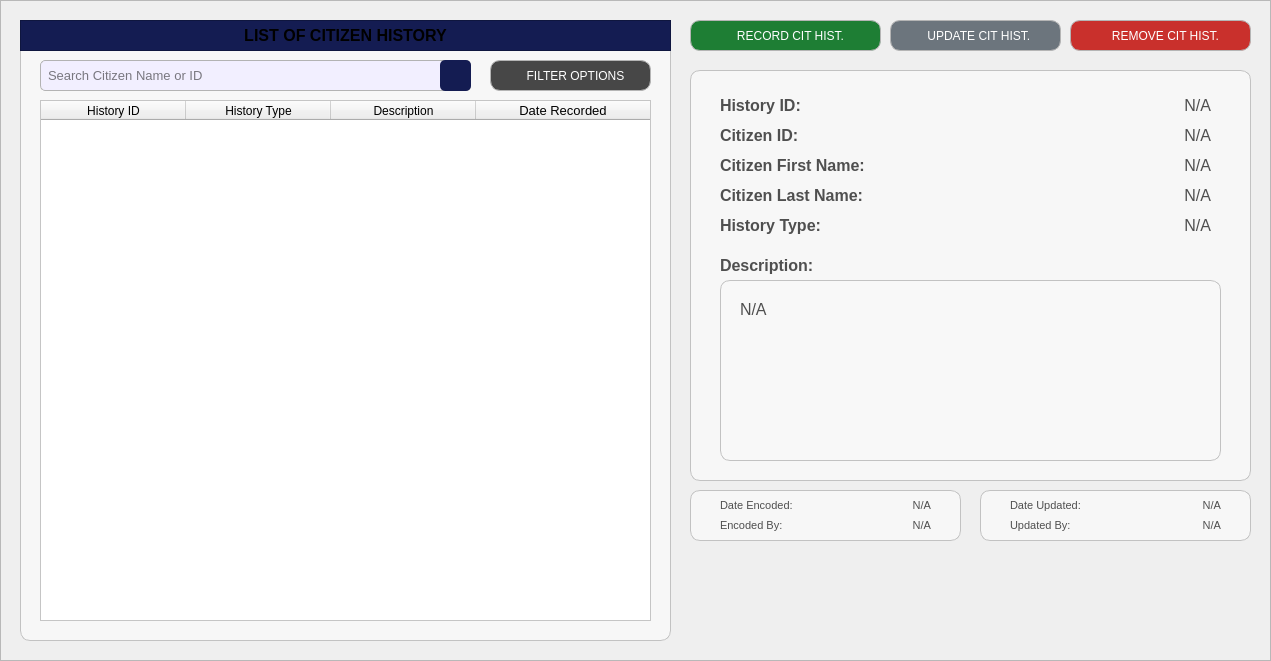
   <widget class="QFrame" name="statistics_frameBody">
    <property name="geometry">
     <rect>
      <x>20</x>
      <y>70</y>
      <width>1271</width>
      <height>661</height>
     </rect>
    </property>
    <property name="font">
     <font>
      <bold>true</bold>
     </font>
    </property>
    <property name="styleSheet">
     <string notr="true">#statistics_frameBody{
	background-color: #f2efff;
}</string>
    </property>
    <property name="frameShape">
     <enum>QFrame::Shape::StyledPanel</enum>
    </property>
    <property name="frameShadow">
     <enum>QFrame::Shadow::Raised</enum>
    </property>
    <widget class="QFrame" name="basePopUpBodyFrame">
     <property name="geometry">
      <rect>
       <x>20</x>
       <y>20</y>
       <width>651</width>
       <height>621</height>
      </rect>
     </property>
     <property name="styleSheet">
      <string notr="true">#basePopUpBodyFrame {
	background-color: rgb(247, 247, 247);
	border: 1px solid rgb(194, 194, 194);
	border-radius: 10px;
}</string>
     </property>
     <property name="frameShape">
      <enum>QFrame::Shape::StyledPanel</enum>
     </property>
     <property name="frameShadow">
      <enum>QFrame::Shadow::Raised</enum>
     </property>
     <widget class="QFrame" name="basePopUpTitleFrame_3">
      <property name="geometry">
       <rect>
        <x>0</x>
        <y>0</y>
        <width>651</width>
        <height>31</height>
       </rect>
      </property>
      <property name="styleSheet">
       <string notr="true">#basePopUpTitleFrame_3 {
	background-color: #141c52;
}</string>
      </property>
      <property name="frameShape">
       <enum>QFrame::Shape::StyledPanel</enum>
      </property>
      <property name="frameShadow">
       <enum>QFrame::Shadow::Raised</enum>
      </property>
      <widget class="QLabel" name="label_title_3">
       <property name="geometry">
        <rect>
         <x>0</x>
         <y>0</y>
         <width>651</width>
         <height>31</height>
        </rect>
       </property>
       <property name="font">
        <font>
         <family>Arial</family>
         <pointsize>12</pointsize>
         <bold>true</bold>
        </font>
       </property>
       <property name="styleSheet">
        <string notr="true">#label_title{
	background-color:transparent;
	color: rgb(255, 255, 255);
}</string>
       </property>
       <property name="text">
        <string>LIST OF CITIZEN HISTORY</string>
       </property>
       <property name="alignment">
        <set>Qt::AlignmentFlag::AlignCenter</set>
       </property>
      </widget>
     </widget>
     <widget class="QLineEdit" name="histrec_HistoryID_fieldSearch">
      <property name="geometry">
       <rect>
        <x>20</x>
        <y>40</y>
        <width>431</width>
        <height>31</height>
       </rect>
      </property>
      <property name="font">
       <font>
        <family>Arial</family>
        <pointsize>10</pointsize>
       </font>
      </property>
      <property name="styleSheet">
       <string notr="true">#histrec_HistoryID_fieldSearch{
    border: 1px solid #b3b3b3;  /* Black border */
    border-radius: 5px;        /* Rounded corners */
    padding: 5px;               /* Inner spacing */
    background-color: #f2efff;  /* Gray background */
    color: #000000; 
}
</string>
      </property>
      <property name="text">
       <string/>
      </property>
      <property name="placeholderText">
       <string>Search Citizen Name or ID</string>
      </property>
     </widget>
     <widget class="QPushButton" name="histrec_HistoryID_buttonSearch">
      <property name="geometry">
       <rect>
        <x>420</x>
        <y>40</y>
        <width>31</width>
        <height>31</height>
       </rect>
      </property>
      <property name="font">
       <font>
        <family>Arial</family>
        <pointsize>9</pointsize>
       </font>
      </property>
      <property name="cursor">
       <cursorShape>PointingHandCursor</cursorShape>
      </property>
      <property name="focusPolicy">
       <enum>Qt::FocusPolicy::NoFocus</enum>
      </property>
      <property name="styleSheet">
       <string notr="true">#histrec_HistoryID_buttonSearch {
    background-color:  #141c52;
    color: white;
    border-radius: 5px;
    padding: 10px; /* Optional: Adjusts spacing inside the button */
}
#histrec_HistoryID_buttonSearch:hover {
    background-color: #1a237e; /* Slightly lighter blue when hovered */
}
#histrec_HistoryID_buttonSearch:pressed {
    background-color: #0f1442; /* Darker blue when clicked */
}</string>
      </property>
      <property name="text">
       <string/>
      </property>
      <property name="icon">
       <iconset>
        <normaloff>../../../../../Desktop/CTU 2nd Year - 2nd Semester Files/PC 225L - INFORMATION MANAGEMENT LABORATORY/PROFILING_SYSTEM/Profiling-System/Assets/FuncIcons/icon_search_w.svg</normaloff>../../../../../Desktop/CTU 2nd Year - 2nd Semester Files/PC 225L - INFORMATION MANAGEMENT LABORATORY/PROFILING_SYSTEM/Profiling-System/Assets/FuncIcons/icon_search_w.svg</iconset>
      </property>
      <property name="iconSize">
       <size>
        <width>20</width>
        <height>20</height>
       </size>
      </property>
     </widget>
     <widget class="QTableWidget" name="histrec_tableView_List_RecordCitizenHistory">
      <property name="geometry">
       <rect>
        <x>20</x>
        <y>80</y>
        <width>611</width>
        <height>521</height>
       </rect>
      </property>
      <property name="styleSheet">
       <string notr="true">#histrec_tableView_List_RecordCitizenHistory {
	background-color: white;
	color: #black;
}
</string>
      </property>
      <attribute name="horizontalHeaderVisible">
       <bool>true</bool>
      </attribute>
      <attribute name="horizontalHeaderCascadingSectionResizes">
       <bool>false</bool>
      </attribute>
      <attribute name="horizontalHeaderDefaultSectionSize">
       <number>145</number>
      </attribute>
      <attribute name="horizontalHeaderShowSortIndicator" stdset="0">
       <bool>false</bool>
      </attribute>
      <attribute name="horizontalHeaderStretchLastSection">
       <bool>true</bool>
      </attribute>
      <attribute name="verticalHeaderCascadingSectionResizes">
       <bool>false</bool>
      </attribute>
      <column>
       <property name="text">
        <string>History ID</string>
       </property>
       <property name="font">
        <font>
         <family>Arial</family>
        </font>
       </property>
       <property name="background">
        <color>
         <red>59</red>
         <green>57</green>
         <blue>100</blue>
        </color>
       </property>
      </column>
      <column>
       <property name="text">
        <string>History Type</string>
       </property>
       <property name="font">
        <font>
         <family>Arial</family>
        </font>
       </property>
       <property name="background">
        <color>
         <red>59</red>
         <green>57</green>
         <blue>100</blue>
        </color>
       </property>
      </column>
      <column>
       <property name="text">
        <string>Description</string>
       </property>
       <property name="font">
        <font>
         <family>Arial</family>
        </font>
       </property>
       <property name="background">
        <color>
         <red>59</red>
         <green>57</green>
         <blue>100</blue>
        </color>
       </property>
      </column>
      <column>
       <property name="text">
        <string>Date Recorded</string>
       </property>
       <property name="font">
        <font>
         <family>Arial</family>
         <pointsize>10</pointsize>
        </font>
       </property>
       <property name="background">
        <color>
         <red>59</red>
         <green>57</green>
         <blue>100</blue>
        </color>
       </property>
      </column>
     </widget>
     <widget class="QPushButton" name="citizenhistoryList_buttonFilter">
      <property name="geometry">
       <rect>
        <x>470</x>
        <y>40</y>
        <width>161</width>
        <height>31</height>
       </rect>
      </property>
      <property name="font">
       <font>
        <family>Arial</family>
        <pointsize>9</pointsize>
       </font>
      </property>
      <property name="cursor">
       <cursorShape>PointingHandCursor</cursorShape>
      </property>
      <property name="focusPolicy">
       <enum>Qt::FocusPolicy::NoFocus</enum>
      </property>
      <property name="styleSheet">
       <string notr="true">#citizenhistoryList_buttonFilter {
    background-color:  #474747;
    color: white;
    border: 1px solid #b5b5b5;
    border-radius: 10px;
    padding: 10px; 
}

#citizenhistoryList_buttonFilter:hover {
    background-color: #636363;
    color: white; 
}

#citizenhistoryList_buttonFilter:pressed {
    background-color: #bfbfbf;
    color: white; 
}
</string>
      </property>
      <property name="text">
       <string>   FILTER OPTIONS</string>
      </property>
      <property name="icon">
       <iconset>
        <normaloff>../../../Assets/FuncIcons/icon_filter.svg</normaloff>../../../Assets/FuncIcons/icon_filter.svg</iconset>
      </property>
      <property name="iconSize">
       <size>
        <width>18</width>
        <height>18</height>
       </size>
      </property>
     </widget>
    </widget>
    <widget class="QPushButton" name="histrec_citizenhistory_button_remove">
     <property name="geometry">
      <rect>
       <x>1070</x>
       <y>20</y>
       <width>181</width>
       <height>31</height>
      </rect>
     </property>
     <property name="font">
      <font>
       <family>Arial</family>
       <pointsize>9</pointsize>
      </font>
     </property>
     <property name="cursor">
      <cursorShape>PointingHandCursor</cursorShape>
     </property>
     <property name="focusPolicy">
      <enum>Qt::FocusPolicy::NoFocus</enum>
     </property>
     <property name="styleSheet">
      <string notr="true">#histrec_citizenhistory_button_remove {
    background-color: #c9302c; /* Default red */
    color: white;
    border: 1px solid #b5b5b5; /* Light gray border */
    border-radius: 10px;
    padding: 10px; 
}

#histrec_citizenhistory_button_remove:hover {
    background-color: #d9534f; /* Brighter red when hovered */
    color: white; 
}

#histrec_citizenhistory_button_remove:pressed {
    background-color: #a52a2a; /* Darker red when pressed */
    color: white; 
}</string>
     </property>
     <property name="text">
      <string>   REMOVE CIT HIST.</string>
     </property>
     <property name="icon">
      <iconset>
       <normaloff>../../../Assets/FuncIcons/icon_del.svg</normaloff>../../../Assets/FuncIcons/icon_del.svg</iconset>
     </property>
     <property name="iconSize">
      <size>
       <width>20</width>
       <height>20</height>
      </size>
     </property>
    </widget>
    <widget class="QPushButton" name="histrec_citizenhistory_button_record">
     <property name="geometry">
      <rect>
       <x>690</x>
       <y>20</y>
       <width>191</width>
       <height>31</height>
      </rect>
     </property>
     <property name="font">
      <font>
       <family>Arial</family>
       <pointsize>9</pointsize>
      </font>
     </property>
     <property name="cursor">
      <cursorShape>PointingHandCursor</cursorShape>
     </property>
     <property name="focusPolicy">
      <enum>Qt::FocusPolicy::NoFocus</enum>
     </property>
     <property name="styleSheet">
      <string notr="true">#histrec_citizenhistory_button_record {
    background-color:  #1e7e34; /* Default green */
    color: white;
    border: 1px solid #b5b5b5;
    border-radius: 10px;
    padding: 10px; 
}

#histrec_citizenhistory_button_record:hover {
    background-color: #28a745; /* Brighter green when hovered */
    color: white; 
}

#histrec_citizenhistory_button_record:pressed {
    background-color:  #34c759; /* Darker green when pressed */
    color: white; 
}
</string>
     </property>
     <property name="text">
      <string>   RECORD CIT HIST.</string>
     </property>
     <property name="icon">
      <iconset>
       <normaloff>../../../Assets/FuncIcons/icon_add.svg</normaloff>../../../Assets/FuncIcons/icon_add.svg</iconset>
     </property>
     <property name="iconSize">
      <size>
       <width>20</width>
       <height>20</height>
      </size>
     </property>
    </widget>
    <widget class="QPushButton" name="histrec_citizenhistory_button_update">
     <property name="geometry">
      <rect>
       <x>890</x>
       <y>20</y>
       <width>171</width>
       <height>31</height>
      </rect>
     </property>
     <property name="font">
      <font>
       <family>Arial</family>
       <pointsize>9</pointsize>
      </font>
     </property>
     <property name="cursor">
      <cursorShape>PointingHandCursor</cursorShape>
     </property>
     <property name="focusPolicy">
      <enum>Qt::FocusPolicy::NoFocus</enum>
     </property>
     <property name="styleSheet">
      <string notr="true">#histrec_citizenhistory_button_update {
    background-color: #6c757d; /* Default gray */
    color: white;
    border: 1px solid #b5b5b5; /* Light gray border */
    border-radius: 10px;
    padding: 10px; 
}

#histrec_citizenhistory_button_update:hover {
    background-color: #838b94; /* Brighter gray when hovered */
    color: white; 
}

#histrec_citizenhistory_button_update:pressed {
    background-color: #5a6268; /* Darker gray when pressed */
    color: white; 
}
</string>
     </property>
     <property name="text">
      <string>  UPDATE CIT HIST.</string>
     </property>
     <property name="icon">
      <iconset>
       <normaloff>../../../Assets/FuncIcons/icon_edit.svg</normaloff>../../../Assets/FuncIcons/icon_edit.svg</iconset>
     </property>
     <property name="iconSize">
      <size>
       <width>20</width>
       <height>20</height>
      </size>
     </property>
    </widget>
    <widget class="QFrame" name="basePopUpBodyFrame_3">
     <property name="geometry">
      <rect>
       <x>690</x>
       <y>70</y>
       <width>561</width>
       <height>411</height>
      </rect>
     </property>
     <property name="styleSheet">
      <string notr="true">#basePopUpBodyFrame_3 {
	background-color: rgb(247, 247, 247);
	border: 1px solid rgb(194, 194, 194);
	border-radius: 10px;
}</string>
     </property>
     <property name="frameShape">
      <enum>QFrame::Shape::StyledPanel</enum>
     </property>
     <property name="frameShadow">
      <enum>QFrame::Shadow::Raised</enum>
     </property>
     <widget class="QLabel" name="histrec_labelCitizenID">
      <property name="geometry">
       <rect>
        <x>30</x>
        <y>50</y>
        <width>151</width>
        <height>31</height>
       </rect>
      </property>
      <property name="font">
       <font>
        <family>Arial</family>
        <pointsize>12</pointsize>
        <bold>true</bold>
       </font>
      </property>
      <property name="styleSheet">
       <string notr="true">#histrec_labelCitizenID{
	background-color:transparent;
	color:#4f4f4f;
}</string>
      </property>
      <property name="text">
       <string>Citizen ID:</string>
      </property>
      <property name="alignment">
       <set>Qt::AlignmentFlag::AlignLeading|Qt::AlignmentFlag::AlignLeft|Qt::AlignmentFlag::AlignVCenter</set>
      </property>
     </widget>
     <widget class="QLabel" name="histrec_displayCitizenID">
      <property name="geometry">
       <rect>
        <x>190</x>
        <y>50</y>
        <width>331</width>
        <height>31</height>
       </rect>
      </property>
      <property name="font">
       <font>
        <family>Arial</family>
        <pointsize>12</pointsize>
       </font>
      </property>
      <property name="styleSheet">
       <string notr="true">#histrec_displayCitizenID{
	background-color:transparent;
	color:#4f4f4f;
}</string>
      </property>
      <property name="text">
       <string>N/A</string>
      </property>
      <property name="alignment">
       <set>Qt::AlignmentFlag::AlignRight|Qt::AlignmentFlag::AlignTrailing|Qt::AlignmentFlag::AlignVCenter</set>
      </property>
     </widget>
     <widget class="QLabel" name="histrec_labelHistoryDescription">
      <property name="geometry">
       <rect>
        <x>30</x>
        <y>180</y>
        <width>151</width>
        <height>31</height>
       </rect>
      </property>
      <property name="font">
       <font>
        <family>Arial</family>
        <pointsize>12</pointsize>
        <bold>true</bold>
       </font>
      </property>
      <property name="styleSheet">
       <string notr="true">#histrec_labelHistoryDescription{
	background-color:transparent;
	color:#4f4f4f;
}</string>
      </property>
      <property name="text">
       <string>Description:</string>
      </property>
      <property name="alignment">
       <set>Qt::AlignmentFlag::AlignLeading|Qt::AlignmentFlag::AlignLeft|Qt::AlignmentFlag::AlignVCenter</set>
      </property>
     </widget>
     <widget class="QLabel" name="histrec_labelHistoryType">
      <property name="geometry">
       <rect>
        <x>30</x>
        <y>140</y>
        <width>151</width>
        <height>31</height>
       </rect>
      </property>
      <property name="font">
       <font>
        <family>Arial</family>
        <pointsize>12</pointsize>
        <bold>true</bold>
       </font>
      </property>
      <property name="styleSheet">
       <string notr="true">#histrec_labelHistoryType{
	background-color:transparent;
	color:#4f4f4f;
}</string>
      </property>
      <property name="text">
       <string>History Type:</string>
      </property>
      <property name="alignment">
       <set>Qt::AlignmentFlag::AlignLeading|Qt::AlignmentFlag::AlignLeft|Qt::AlignmentFlag::AlignVCenter</set>
      </property>
     </widget>
     <widget class="QLabel" name="histrec_displayHistoryType">
      <property name="geometry">
       <rect>
        <x>190</x>
        <y>140</y>
        <width>331</width>
        <height>31</height>
       </rect>
      </property>
      <property name="font">
       <font>
        <family>Arial</family>
        <pointsize>12</pointsize>
       </font>
      </property>
      <property name="styleSheet">
       <string notr="true">#histrec_displayHistoryType{
	background-color:transparent;
	color:#4f4f4f;
}</string>
      </property>
      <property name="text">
       <string>N/A</string>
      </property>
      <property name="alignment">
       <set>Qt::AlignmentFlag::AlignRight|Qt::AlignmentFlag::AlignTrailing|Qt::AlignmentFlag::AlignVCenter</set>
      </property>
     </widget>
     <widget class="QFrame" name="basePopUpBodyFrame_Desc">
      <property name="geometry">
       <rect>
        <x>30</x>
        <y>210</y>
        <width>501</width>
        <height>181</height>
       </rect>
      </property>
      <property name="styleSheet">
       <string notr="true">#basePopUpBodyFrame_Desc {
	background-color: rgb(248, 248, 248);
	border: 1px solid rgb(194, 194, 194);
	border-radius: 10px;
}</string>
      </property>
      <property name="frameShape">
       <enum>QFrame::Shape::StyledPanel</enum>
      </property>
      <property name="frameShadow">
       <enum>QFrame::Shadow::Raised</enum>
      </property>
      <widget class="QLabel" name="histrec_displayHistoryDescription">
       <property name="geometry">
        <rect>
         <x>20</x>
         <y>20</y>
         <width>461</width>
         <height>141</height>
        </rect>
       </property>
       <property name="font">
        <font>
         <family>Arial</family>
         <pointsize>12</pointsize>
        </font>
       </property>
       <property name="styleSheet">
        <string notr="true">#histrec_displayHistoryDescription{
	background-color:transparent;
	color:#4f4f4f;
}</string>
       </property>
       <property name="text">
        <string>N/A</string>
       </property>
       <property name="alignment">
        <set>Qt::AlignmentFlag::AlignLeading|Qt::AlignmentFlag::AlignLeft|Qt::AlignmentFlag::AlignTop</set>
       </property>
       <property name="wordWrap">
        <bool>true</bool>
       </property>
      </widget>
     </widget>
     <widget class="QLabel" name="histrec_labelHistoryID">
      <property name="geometry">
       <rect>
        <x>30</x>
        <y>20</y>
        <width>151</width>
        <height>31</height>
       </rect>
      </property>
      <property name="font">
       <font>
        <family>Arial</family>
        <pointsize>12</pointsize>
        <bold>true</bold>
       </font>
      </property>
      <property name="styleSheet">
       <string notr="true">#histrec_labelHistoryID{
	background-color:transparent;
	color:#4f4f4f;
}</string>
      </property>
      <property name="text">
       <string>History ID:</string>
      </property>
      <property name="alignment">
       <set>Qt::AlignmentFlag::AlignLeading|Qt::AlignmentFlag::AlignLeft|Qt::AlignmentFlag::AlignVCenter</set>
      </property>
     </widget>
     <widget class="QLabel" name="histrec_displayHistoryID">
      <property name="geometry">
       <rect>
        <x>190</x>
        <y>20</y>
        <width>331</width>
        <height>31</height>
       </rect>
      </property>
      <property name="font">
       <font>
        <family>Arial</family>
        <pointsize>12</pointsize>
       </font>
      </property>
      <property name="styleSheet">
       <string notr="true">#histrec_displayHistoryID{
	background-color:transparent;
	color:#4f4f4f;
}</string>
      </property>
      <property name="text">
       <string>N/A</string>
      </property>
      <property name="alignment">
       <set>Qt::AlignmentFlag::AlignRight|Qt::AlignmentFlag::AlignTrailing|Qt::AlignmentFlag::AlignVCenter</set>
      </property>
     </widget>
     <widget class="QLabel" name="histrec_labelCitizenHistFirstName">
      <property name="geometry">
       <rect>
        <x>30</x>
        <y>80</y>
        <width>151</width>
        <height>31</height>
       </rect>
      </property>
      <property name="font">
       <font>
        <family>Arial</family>
        <pointsize>12</pointsize>
        <bold>true</bold>
       </font>
      </property>
      <property name="styleSheet">
       <string notr="true">#histrec_labelCitizenHistFirstName{
	background-color:transparent;
	color:#4f4f4f;
}</string>
      </property>
      <property name="text">
       <string>Citizen First Name:</string>
      </property>
      <property name="alignment">
       <set>Qt::AlignmentFlag::AlignLeading|Qt::AlignmentFlag::AlignLeft|Qt::AlignmentFlag::AlignVCenter</set>
      </property>
     </widget>
     <widget class="QLabel" name="histrec_displayCitizenHistFirstName">
      <property name="geometry">
       <rect>
        <x>190</x>
        <y>80</y>
        <width>331</width>
        <height>31</height>
       </rect>
      </property>
      <property name="font">
       <font>
        <family>Arial</family>
        <pointsize>12</pointsize>
       </font>
      </property>
      <property name="styleSheet">
       <string notr="true">#histrec_displayCitizenHistFirstName{
	background-color:transparent;
	color:#4f4f4f;
}</string>
      </property>
      <property name="text">
       <string>N/A</string>
      </property>
      <property name="alignment">
       <set>Qt::AlignmentFlag::AlignRight|Qt::AlignmentFlag::AlignTrailing|Qt::AlignmentFlag::AlignVCenter</set>
      </property>
     </widget>
     <widget class="QLabel" name="histrec_labelCitizenHistLastName">
      <property name="geometry">
       <rect>
        <x>30</x>
        <y>110</y>
        <width>151</width>
        <height>31</height>
       </rect>
      </property>
      <property name="font">
       <font>
        <family>Arial</family>
        <pointsize>12</pointsize>
        <bold>true</bold>
       </font>
      </property>
      <property name="styleSheet">
       <string notr="true">#histrec_labelCitizenHistLastName{
	background-color:transparent;
	color:#4f4f4f;
}</string>
      </property>
      <property name="text">
       <string>Citizen Last Name:</string>
      </property>
      <property name="alignment">
       <set>Qt::AlignmentFlag::AlignLeading|Qt::AlignmentFlag::AlignLeft|Qt::AlignmentFlag::AlignVCenter</set>
      </property>
     </widget>
     <widget class="QLabel" name="histrec_displayCitizenHistLastName">
      <property name="geometry">
       <rect>
        <x>190</x>
        <y>110</y>
        <width>331</width>
        <height>31</height>
       </rect>
      </property>
      <property name="font">
       <font>
        <family>Arial</family>
        <pointsize>12</pointsize>
       </font>
      </property>
      <property name="styleSheet">
       <string notr="true">#histrec_displayCitizenHistLastName{
	background-color:transparent;
	color:#4f4f4f;
}</string>
      </property>
      <property name="text">
       <string>N/A</string>
      </property>
      <property name="alignment">
       <set>Qt::AlignmentFlag::AlignRight|Qt::AlignmentFlag::AlignTrailing|Qt::AlignmentFlag::AlignVCenter</set>
      </property>
     </widget>
    </widget>
    <widget class="QFrame" name="basePopUpBodyFrame_5">
     <property name="geometry">
      <rect>
       <x>980</x>
       <y>490</y>
       <width>271</width>
       <height>51</height>
      </rect>
     </property>
     <property name="styleSheet">
      <string notr="true">#basePopUpBodyFrame_5 {
	background-color: rgb(247, 247, 247);
	border: 1px solid rgb(194, 194, 194);
	border-radius: 10px;
}</string>
     </property>
     <property name="frameShape">
      <enum>QFrame::Shape::StyledPanel</enum>
     </property>
     <property name="frameShadow">
      <enum>QFrame::Shadow::Raised</enum>
     </property>
     <widget class="QLabel" name="label_DateUpdated">
      <property name="geometry">
       <rect>
        <x>30</x>
        <y>0</y>
        <width>81</width>
        <height>31</height>
       </rect>
      </property>
      <property name="font">
       <font>
        <family>Arial</family>
        <pointsize>8</pointsize>
       </font>
      </property>
      <property name="styleSheet">
       <string notr="true">#label_DateUpdated{
	background-color:transparent;
	color:#4f4f4f;
}</string>
      </property>
      <property name="text">
       <string>Date Updated:</string>
      </property>
      <property name="alignment">
       <set>Qt::AlignmentFlag::AlignLeading|Qt::AlignmentFlag::AlignLeft|Qt::AlignmentFlag::AlignVCenter</set>
      </property>
     </widget>
     <widget class="QLabel" name="display_DateUpdated">
      <property name="geometry">
       <rect>
        <x>130</x>
        <y>0</y>
        <width>111</width>
        <height>31</height>
       </rect>
      </property>
      <property name="font">
       <font>
        <family>Arial</family>
        <pointsize>8</pointsize>
       </font>
      </property>
      <property name="styleSheet">
       <string notr="true">#display_DateUpdated{
	background-color:transparent;
	color:#4f4f4f;
}</string>
      </property>
      <property name="text">
       <string>N/A</string>
      </property>
      <property name="alignment">
       <set>Qt::AlignmentFlag::AlignRight|Qt::AlignmentFlag::AlignTrailing|Qt::AlignmentFlag::AlignVCenter</set>
      </property>
     </widget>
     <widget class="QLabel" name="display_UpdatedBy">
      <property name="geometry">
       <rect>
        <x>130</x>
        <y>20</y>
        <width>111</width>
        <height>31</height>
       </rect>
      </property>
      <property name="font">
       <font>
        <family>Arial</family>
        <pointsize>8</pointsize>
       </font>
      </property>
      <property name="styleSheet">
       <string notr="true">#display_UpdatedBy{
	background-color:transparent;
	color:#4f4f4f;
}</string>
      </property>
      <property name="text">
       <string>N/A</string>
      </property>
      <property name="alignment">
       <set>Qt::AlignmentFlag::AlignRight|Qt::AlignmentFlag::AlignTrailing|Qt::AlignmentFlag::AlignVCenter</set>
      </property>
     </widget>
     <widget class="QLabel" name="label_UpdatedBy">
      <property name="geometry">
       <rect>
        <x>30</x>
        <y>20</y>
        <width>81</width>
        <height>31</height>
       </rect>
      </property>
      <property name="font">
       <font>
        <family>Arial</family>
        <pointsize>8</pointsize>
       </font>
      </property>
      <property name="styleSheet">
       <string notr="true">#label_UpdatedBy{
	background-color:transparent;
	color:#4f4f4f;
}</string>
      </property>
      <property name="text">
       <string>Updated By:</string>
      </property>
      <property name="alignment">
       <set>Qt::AlignmentFlag::AlignLeading|Qt::AlignmentFlag::AlignLeft|Qt::AlignmentFlag::AlignVCenter</set>
      </property>
     </widget>
    </widget>
    <widget class="QFrame" name="basePopUpBodyFrame_4">
     <property name="geometry">
      <rect>
       <x>690</x>
       <y>490</y>
       <width>271</width>
       <height>51</height>
      </rect>
     </property>
     <property name="styleSheet">
      <string notr="true">#basePopUpBodyFrame_4 {
	background-color: rgb(247, 247, 247);
	border: 1px solid rgb(194, 194, 194);
	border-radius: 10px;
}</string>
     </property>
     <property name="frameShape">
      <enum>QFrame::Shape::StyledPanel</enum>
     </property>
     <property name="frameShadow">
      <enum>QFrame::Shadow::Raised</enum>
     </property>
     <widget class="QLabel" name="label_DateEncoded">
      <property name="geometry">
       <rect>
        <x>30</x>
        <y>0</y>
        <width>81</width>
        <height>31</height>
       </rect>
      </property>
      <property name="font">
       <font>
        <family>Arial</family>
        <pointsize>8</pointsize>
       </font>
      </property>
      <property name="styleSheet">
       <string notr="true">#label_DateEncoded{
	background-color:transparent;
	color:#4f4f4f;
}</string>
      </property>
      <property name="text">
       <string>Date Encoded:</string>
      </property>
      <property name="alignment">
       <set>Qt::AlignmentFlag::AlignLeading|Qt::AlignmentFlag::AlignLeft|Qt::AlignmentFlag::AlignVCenter</set>
      </property>
     </widget>
     <widget class="QLabel" name="display_DateEncoded">
      <property name="geometry">
       <rect>
        <x>130</x>
        <y>0</y>
        <width>111</width>
        <height>31</height>
       </rect>
      </property>
      <property name="font">
       <font>
        <family>Arial</family>
        <pointsize>8</pointsize>
       </font>
      </property>
      <property name="styleSheet">
       <string notr="true">#display_DateEncoded{
	background-color:transparent;
	color:#4f4f4f;
}</string>
      </property>
      <property name="text">
       <string>N/A</string>
      </property>
      <property name="alignment">
       <set>Qt::AlignmentFlag::AlignRight|Qt::AlignmentFlag::AlignTrailing|Qt::AlignmentFlag::AlignVCenter</set>
      </property>
     </widget>
     <widget class="QLabel" name="display_EncodedBy">
      <property name="geometry">
       <rect>
        <x>130</x>
        <y>20</y>
        <width>111</width>
        <height>31</height>
       </rect>
      </property>
      <property name="font">
       <font>
        <family>Arial</family>
        <pointsize>8</pointsize>
       </font>
      </property>
      <property name="styleSheet">
       <string notr="true">#display_EncodedBy{
	background-color:transparent;
	color:#4f4f4f;
}</string>
      </property>
      <property name="text">
       <string>N/A</string>
      </property>
      <property name="alignment">
       <set>Qt::AlignmentFlag::AlignRight|Qt::AlignmentFlag::AlignTrailing|Qt::AlignmentFlag::AlignVCenter</set>
      </property>
     </widget>
     <widget class="QLabel" name="label_EncodedBy">
      <property name="geometry">
       <rect>
        <x>30</x>
        <y>20</y>
        <width>81</width>
        <height>31</height>
       </rect>
      </property>
      <property name="font">
       <font>
        <family>Arial</family>
        <pointsize>8</pointsize>
       </font>
      </property>
      <property name="styleSheet">
       <string notr="true">#label_EncodedBy{
	background-color:transparent;
	color:#4f4f4f;
}</string>
      </property>
      <property name="text">
       <string>Encoded By:</string>
      </property>
      <property name="alignment">
       <set>Qt::AlignmentFlag::AlignLeading|Qt::AlignmentFlag::AlignLeft|Qt::AlignmentFlag::AlignVCenter</set>
      </property>
     </widget>
    </widget>
   </widget>
